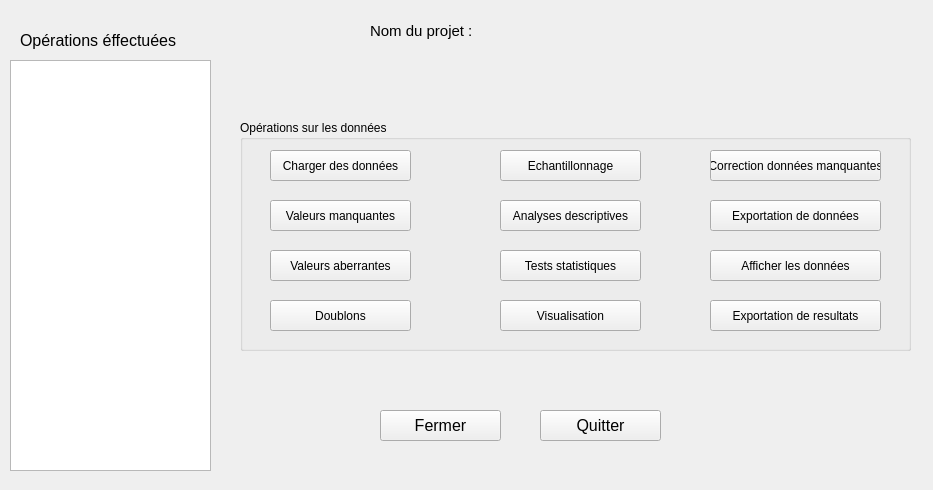
<?xml version="1.0" encoding="UTF-8"?>
<ui version="4.0">
 <class>Form</class>
 <widget class="QWidget" name="Form">
  <property name="geometry">
   <rect>
    <x>0</x>
    <y>0</y>
    <width>933</width>
    <height>490</height>
   </rect>
  </property>
  <property name="windowTitle">
   <string>Form</string>
  </property>
  <widget class="QGroupBox" name="groupBox">
   <property name="geometry">
    <rect>
     <x>240</x>
     <y>120</y>
     <width>671</width>
     <height>231</height>
    </rect>
   </property>
   <property name="title">
    <string>Opérations sur les données</string>
   </property>
   <widget class="QPushButton" name="loading_data">
    <property name="geometry">
     <rect>
      <x>30</x>
      <y>30</y>
      <width>141</width>
      <height>31</height>
     </rect>
    </property>
    <property name="text">
     <string>Charger des données</string>
    </property>
   </widget>
   <widget class="QPushButton" name="missing_btn">
    <property name="geometry">
     <rect>
      <x>30</x>
      <y>80</y>
      <width>141</width>
      <height>31</height>
     </rect>
    </property>
    <property name="text">
     <string>Valeurs manquantes</string>
    </property>
   </widget>
   <widget class="QPushButton" name="outlier_btn">
    <property name="geometry">
     <rect>
      <x>30</x>
      <y>130</y>
      <width>141</width>
      <height>31</height>
     </rect>
    </property>
    <property name="text">
     <string>Valeurs aberrantes</string>
    </property>
   </widget>
   <widget class="QPushButton" name="duplicates_btn">
    <property name="geometry">
     <rect>
      <x>30</x>
      <y>180</y>
      <width>141</width>
      <height>31</height>
     </rect>
    </property>
    <property name="text">
     <string>Doublons</string>
    </property>
   </widget>
   <widget class="QPushButton" name="sampling_btn">
    <property name="geometry">
     <rect>
      <x>260</x>
      <y>30</y>
      <width>141</width>
      <height>31</height>
     </rect>
    </property>
    <property name="text">
     <string>Echantillonnage</string>
    </property>
   </widget>
   <widget class="QPushButton" name="desc_analysis_btn">
    <property name="geometry">
     <rect>
      <x>260</x>
      <y>80</y>
      <width>141</width>
      <height>31</height>
     </rect>
    </property>
    <property name="text">
     <string>Analyses descriptives</string>
    </property>
   </widget>
   <widget class="QPushButton" name="stat_test_btn">
    <property name="geometry">
     <rect>
      <x>260</x>
      <y>130</y>
      <width>141</width>
      <height>31</height>
     </rect>
    </property>
    <property name="text">
     <string>Tests statistiques</string>
    </property>
   </widget>
   <widget class="QPushButton" name="datavis_btn">
    <property name="geometry">
     <rect>
      <x>260</x>
      <y>180</y>
      <width>141</width>
      <height>31</height>
     </rect>
    </property>
    <property name="text">
     <string>Visualisation</string>
    </property>
   </widget>
   <widget class="QPushButton" name="data_table_btn">
    <property name="geometry">
     <rect>
      <x>470</x>
      <y>130</y>
      <width>171</width>
      <height>31</height>
     </rect>
    </property>
    <property name="text">
     <string>Afficher les données</string>
    </property>
   </widget>
   <widget class="QPushButton" name="export_res_btn">
    <property name="geometry">
     <rect>
      <x>470</x>
      <y>180</y>
      <width>171</width>
      <height>31</height>
     </rect>
    </property>
    <property name="text">
     <string>Exportation de resultats</string>
    </property>
   </widget>
   <widget class="QPushButton" name="correct_na_btn">
    <property name="geometry">
     <rect>
      <x>470</x>
      <y>30</y>
      <width>171</width>
      <height>31</height>
     </rect>
    </property>
    <property name="text">
     <string>Correction données manquantes</string>
    </property>
   </widget>
   <widget class="QPushButton" name="export_data_btn">
    <property name="geometry">
     <rect>
      <x>470</x>
      <y>80</y>
      <width>171</width>
      <height>31</height>
     </rect>
    </property>
    <property name="text">
     <string>Exportation de données</string>
    </property>
   </widget>
  </widget>
  <widget class="QPushButton" name="quitter">
   <property name="geometry">
    <rect>
     <x>540</x>
     <y>410</y>
     <width>121</width>
     <height>31</height>
    </rect>
   </property>
   <property name="font">
    <font>
     <pointsize>12</pointsize>
    </font>
   </property>
   <property name="text">
    <string>Quitter</string>
   </property>
  </widget>
  <widget class="QLabel" name="label">
   <property name="geometry">
    <rect>
     <x>370</x>
     <y>20</y>
     <width>321</width>
     <height>21</height>
    </rect>
   </property>
   <property name="font">
    <font>
     <pointsize>11</pointsize>
    </font>
   </property>
   <property name="text">
    <string>Nom du projet : </string>
   </property>
  </widget>
  <widget class="QPushButton" name="close">
   <property name="geometry">
    <rect>
     <x>380</x>
     <y>410</y>
     <width>121</width>
     <height>31</height>
    </rect>
   </property>
   <property name="font">
    <font>
     <pointsize>12</pointsize>
    </font>
   </property>
   <property name="text">
    <string>Fermer</string>
   </property>
  </widget>
  <widget class="QTextEdit" name="ope">
   <property name="geometry">
    <rect>
     <x>10</x>
     <y>60</y>
     <width>201</width>
     <height>411</height>
    </rect>
   </property>
  </widget>
  <widget class="QLabel" name="label_2">
   <property name="geometry">
    <rect>
     <x>20</x>
     <y>30</y>
     <width>171</width>
     <height>21</height>
    </rect>
   </property>
   <property name="font">
    <font>
     <pointsize>12</pointsize>
    </font>
   </property>
   <property name="text">
    <string>Opérations éffectuées</string>
   </property>
  </widget>
 </widget>
 <resources/>
 <connections/>
</ui>
